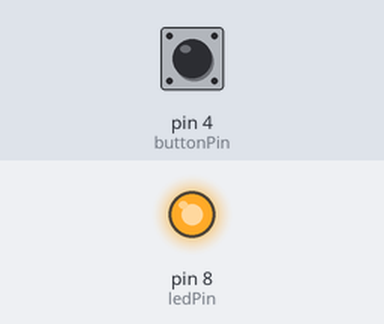
A sketch run on a simulated Arduino Uno, built with avr-gcc and run on an emulated ATmega328P. On the bench: output pins drawn as LEDs (lit = HIGH). The inputs (shaded band) are chosen by the test bench; at power-on: pin 4 (buttonPin) LOW.

Above: at 1.2 s.
1.3 s: pin 4 (buttonPin) pulled HIGH for 0.15 s
At 3.9 s:
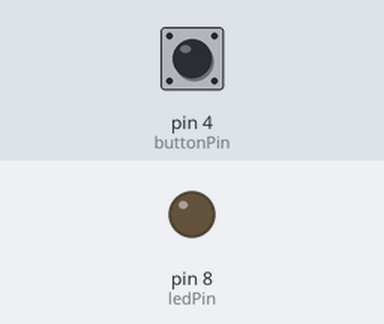
4.4 s: pin 4 (buttonPin) pulled HIGH for 1 s
8.4 s: pin 4 (buttonPin) pulled HIGH for 3.2 s
Timing chart, 0 to 14.8 s (numbered marks = the images above; inputs shaded):
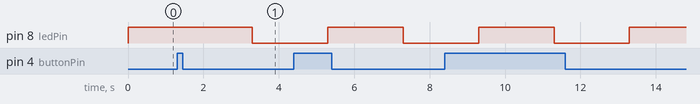

The sketch:

blinking_led_and_buzzer_notperfect.ino
```cpp
const int buttonPin = 4;
const int ledPin = 8;
bool buttonState;
// declare a variable "buzzerPin"
// ...

void setup() {
  // put your setup code here, to run once:
 pinMode(buttonPin, INPUT);
 pinMode(ledPin, OUTPUT);
 // set buzzerPin's mode
 // ...
}

void loop() {
  // put your main code here, to run repeatedly:
  buttonState = digitalRead(buttonPin);
  if(buttonState == HIGH) {
    digitalWrite(ledPin, HIGH);
    delay(2000);
    digitalWrite(ledPin, LOW);
    delay(2000);
    // turn on the buzzer
    // ...
  }
  if (buttonState == LOW) {
    digitalWrite(ledPin, HIGH);
    // turn off the buzzer
    // ...
  }
}
```

Measured:
- after the input at 1.3 s, pin 8 (ledPin): HIGH → LOW after 2.0 s
